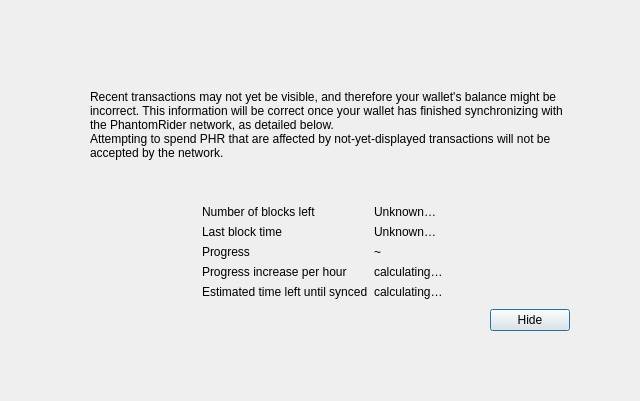
<?xml version="1.0" encoding="UTF-8"?>
<ui version="4.0">
 <class>ModalOverlay</class>
 <widget class="QWidget" name="ModalOverlay">
  <property name="geometry">
   <rect>
    <x>0</x>
    <y>0</y>
    <width>640</width>
    <height>401</height>
   </rect>
  </property>
  <property name="windowTitle">
   <string>Form</string>
  </property>
  <layout class="QVBoxLayout" name="verticalLayout" stretch="0">
   <property name="sizeConstraint">
    <enum>QLayout::SetDefaultConstraint</enum>
   </property>
   <property name="leftMargin">
    <number>0</number>
   </property>
   <property name="topMargin">
    <number>0</number>
   </property>
   <property name="rightMargin">
    <number>0</number>
   </property>
   <property name="bottomMargin">
    <number>0</number>
   </property>
   <item>
    <widget class="QWidget" name="bgWidget" native="true">
     <property name="styleSheet">
      <string notr="true"/>
     </property>
     <layout class="QVBoxLayout" name="verticalLayoutMain" stretch="0">
      <property name="leftMargin">
       <number>60</number>
      </property>
      <property name="topMargin">
       <number>60</number>
      </property>
      <property name="rightMargin">
       <number>60</number>
      </property>
      <property name="bottomMargin">
       <number>60</number>
      </property>
      <item>
       <widget class="QWidget" name="contentWidget" native="true">
        <property name="styleSheet">
         <string notr="true"/>
        </property>
        <layout class="QVBoxLayout" name="verticalLayoutSub" stretch="1,0,0,0,0">
         <property name="spacing">
          <number>0</number>
         </property>
         <property name="leftMargin">
          <number>10</number>
         </property>
         <property name="topMargin">
          <number>10</number>
         </property>
         <property name="rightMargin">
          <number>10</number>
         </property>
         <property name="bottomMargin">
          <number>10</number>
         </property>
         <item>
          <layout class="QHBoxLayout" name="horizontalLayoutIconText" stretch="0,1">
           <property name="topMargin">
            <number>20</number>
           </property>
           <item>
            <layout class="QVBoxLayout" name="verticalLayoutIcon">
             <property name="leftMargin">
              <number>0</number>
             </property>
             <item>
              <widget class="QLabel" name="warningIcon">
               <property name="text">
                <string/>
               </property>
              </widget>
             </item>
             <item>
              <spacer name="verticalSpacerWarningIcon">
               <property name="orientation">
                <enum>Qt::Vertical</enum>
               </property>
               <property name="sizeHint" stdset="0">
                <size>
                 <width>20</width>
                 <height>40</height>
                </size>
               </property>
              </spacer>
             </item>
            </layout>
           </item>
           <item>
            <layout class="QVBoxLayout" name="verticalLayoutInfoText">
             <property name="leftMargin">
              <number>0</number>
             </property>
             <property name="topMargin">
              <number>0</number>
             </property>
             <item>
              <widget class="QLabel" name="infoText">
               <property name="text">
                <string>Recent transactions may not yet be visible, and therefore your wallet's balance might be incorrect. This information will be correct once your wallet has finished synchronizing with the PhantomRider network, as detailed below.</string>
               </property>
               <property name="textFormat">
                <enum>Qt::RichText</enum>
               </property>
               <property name="wordWrap">
                <bool>true</bool>
               </property>
              </widget>
             </item>
             <item>
              <widget class="QLabel" name="infoTextStrong">
               <property name="text">
                <string>Attempting to spend PHR that are affected by not-yet-displayed transactions will not be accepted by the network.</string>
               </property>
               <property name="textFormat">
                <enum>Qt::RichText</enum>
               </property>
               <property name="wordWrap">
                <bool>true</bool>
               </property>
              </widget>
             </item>
             <item>
              <spacer name="verticalSpacerInTextSpace">
               <property name="orientation">
                <enum>Qt::Vertical</enum>
               </property>
               <property name="sizeHint" stdset="0">
                <size>
                 <width>20</width>
                 <height>40</height>
                </size>
               </property>
              </spacer>
             </item>
            </layout>
           </item>
          </layout>
         </item>
         <item>
          <spacer name="verticalSpacerAfterText">
           <property name="orientation">
            <enum>Qt::Vertical</enum>
           </property>
           <property name="sizeHint" stdset="0">
            <size>
             <width>20</width>
             <height>40</height>
            </size>
           </property>
          </spacer>
         </item>
         <item>
          <layout class="QFormLayout" name="formLayout">
           <property name="fieldGrowthPolicy">
            <enum>QFormLayout::FieldsStayAtSizeHint</enum>
           </property>
           <property name="formAlignment">
            <set>Qt::AlignHCenter|Qt::AlignTop</set>
           </property>
           <property name="horizontalSpacing">
            <number>6</number>
           </property>
           <property name="verticalSpacing">
            <number>6</number>
           </property>
           <property name="topMargin">
            <number>10</number>
           </property>
           <item row="0" column="0">
            <widget class="QLabel" name="labelNumberOfBlocksLeft">
             <property name="text">
              <string>Number of blocks left</string>
             </property>
            </widget>
           </item>
           <item row="0" column="1">
            <widget class="QLabel" name="numberOfBlocksLeft">
             <property name="text">
              <string>Unknown…</string>
             </property>
            </widget>
           </item>
           <item row="1" column="0">
            <widget class="QLabel" name="labelLastBlockTime">
             <property name="text">
              <string>Last block time</string>
             </property>
            </widget>
           </item>
           <item row="1" column="1">
            <widget class="QLabel" name="newestBlockDate">
             <property name="sizePolicy">
              <sizepolicy hsizetype="Maximum" vsizetype="Preferred">
               <horstretch>0</horstretch>
               <verstretch>0</verstretch>
              </sizepolicy>
             </property>
             <property name="text">
              <string>Unknown…</string>
             </property>
            </widget>
           </item>
           <item row="2" column="0">
            <widget class="QLabel" name="labelSyncDone">
             <property name="text">
              <string>Progress</string>
             </property>
            </widget>
           </item>
           <item row="2" column="1">
            <layout class="QHBoxLayout" name="horizontalLayoutSync" stretch="0,1">
             <item>
              <widget class="QLabel" name="percentageProgress">
               <property name="text">
                <string notr="true">~</string>
               </property>
              </widget>
             </item>
            </layout>
           </item>
           <item row="4" column="0">
            <widget class="QLabel" name="labelProgressIncrease">
             <property name="text">
              <string>Progress increase per hour</string>
             </property>
            </widget>
           </item>
           <item row="4" column="1">
            <widget class="QLabel" name="progressIncreasePerH">
             <property name="text">
              <string>calculating…</string>
             </property>
            </widget>
           </item>
           <item row="5" column="0">
            <widget class="QLabel" name="labelEstimatedTimeLeft">
             <property name="text">
              <string>Estimated time left until synced</string>
             </property>
            </widget>
           </item>
           <item row="5" column="1">
            <widget class="QLabel" name="expectedTimeLeft">
             <property name="text">
              <string>calculating…</string>
             </property>
            </widget>
           </item>
          </layout>
         </item>
         <item>
          <layout class="QHBoxLayout" name="horizontalLayoutButtons">
           <property name="leftMargin">
            <number>10</number>
           </property>
           <property name="topMargin">
            <number>10</number>
           </property>
           <item>
            <spacer name="horizontalSpacer">
             <property name="orientation">
              <enum>Qt::Horizontal</enum>
             </property>
             <property name="sizeHint" stdset="0">
              <size>
               <width>40</width>
               <height>20</height>
              </size>
             </property>
            </spacer>
           </item>
           <item>
            <widget class="QPushButton" name="closeButton">
             <property name="text">
              <string>Hide</string>
             </property>
             <property name="shortcut">
              <string notr="true">Esc</string>
             </property>
             <property name="focusPolicy">
              <enum>Qt::StrongFocus</enum>
             </property>
             <property name="default">
              <bool>true</bool>
             </property>
            </widget>
           </item>
          </layout>
         </item>
         <item>
          <layout class="QVBoxLayout" name="verticalLayout_2">
           <item>
            <spacer name="verticalSpacer">
             <property name="orientation">
              <enum>Qt::Vertical</enum>
             </property>
             <property name="sizeHint" stdset="0">
              <size>
               <width>20</width>
               <height>40</height>
              </size>
             </property>
            </spacer>
           </item>
          </layout>
         </item>
        </layout>
       </widget>
      </item>
     </layout>
    </widget>
   </item>
  </layout>
 </widget>
 <resources/>
 <connections/>
</ui>
